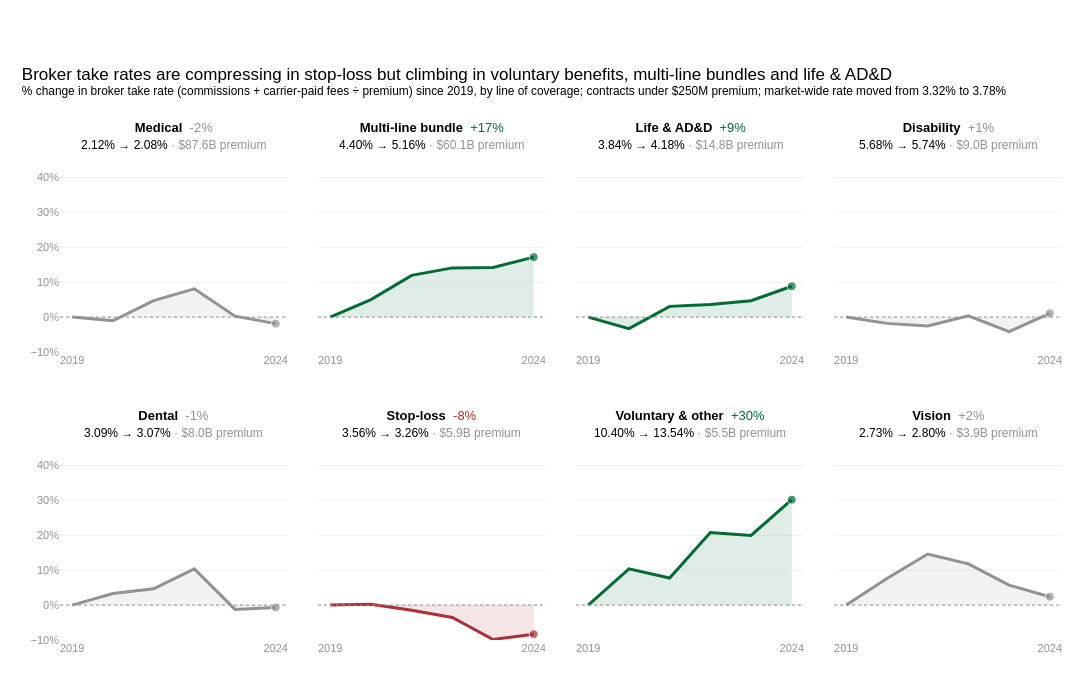

Notebook cell for this chart:
### Markdown cell above
## 7. What share of premium are brokers capturing, and is that take rate compressing by line of coverage?

### Code cell
TAKE_RATE = f"""
    WITH filings AS ({FILINGS}),
    flagged AS (
        SELECT
            f.FORM_YEAR,
            COALESCE(a.INS_BROKER_COMM_TOT_AMT, 0) AS commissions,
            COALESCE(a.INS_BROKER_FEES_TOT_AMT, 0) AS fees,
            GREATEST(COALESCE(a.WLFR_TOT_CHARGES_PAID_AMT, 0), COALESCE(a.WLFR_TOT_EARNED_PREM_AMT, 0)) AS premium,
            TRY_CAST(a.INS_PRSN_COVERED_EOY_CNT AS DOUBLE) AS lives,
            COALESCE(a.WLFR_BNFT_HEALTH_IND = '1' OR a.WLFR_BNFT_HMO_IND = '1'
                OR a.WLFR_BNFT_PPO_IND = '1' OR a.WLFR_BNFT_DRUG_IND = '1', FALSE) AS med,
            COALESCE(a.WLFR_BNFT_STOP_LOSS_IND = '1', FALSE) AS sl,
            COALESCE(a.WLFR_BNFT_DENTAL_IND = '1', FALSE) AS den,
            COALESCE(a.WLFR_BNFT_VISION_IND = '1', FALSE) AS vis,
            COALESCE(a.WLFR_BNFT_LIFE_INSUR_IND = '1', FALSE) AS life,
            COALESCE(a.WLFR_BNFT_TEMP_DISAB_IND = '1'
                OR a.WLFR_BNFT_LONG_TERM_DISAB_IND = '1', FALSE) AS dis,
            COALESCE(a.WLFR_BNFT_OTHER_IND = '1' OR a.WLFR_BNFT_INDEMNITY_IND = '1'
                OR a.WLFR_BNFT_UNEMP_IND = '1', FALSE) AS oth
        FROM gold.SCH_A a
        JOIN filings f USING (ACK_ID)
    )
    SELECT
        FORM_YEAR,
        CASE
            WHEN sl THEN 'Stop-loss'
            WHEN med AND NOT (den OR vis OR life OR dis) THEN 'Medical'
            WHEN den AND NOT (med OR vis OR life OR dis) THEN 'Dental'
            WHEN vis AND NOT (med OR den OR life OR dis) THEN 'Vision'
            WHEN life AND NOT (med OR den OR vis OR dis) THEN 'Life & AD&D'
            WHEN dis AND NOT (med OR den OR vis OR life) THEN 'Disability'
            WHEN med OR den OR vis OR life OR dis THEN 'Multi-line bundle'
            WHEN oth THEN 'Voluntary & other'
        END AS line,
        SUM(premium) AS premium,
        SUM(commissions + fees) AS compensation
    FROM flagged
    -- Same screen as the other charts, plus implausible premium/life and pay above 100% of premium
    WHERE commissions >= 0
      AND fees >= 0
      AND lives BETWEEN 1 AND 1000000
      AND (commissions + fees) / lives <= 2500
      AND premium > 0
      AND premium / lives <= 50000
      AND (commissions + fees) / premium <= 1
      AND premium <= 250000000
    GROUP BY 1, 2
    HAVING line IS NOT NULL
"""

with duckdb.connect(DB_PATH, read_only=True) as con:
    take_rate = con.sql(TAKE_RATE).df()

take_rate["rate"] = take_rate["compensation"] / take_rate["premium"] * 100
rates = take_rate.pivot(index="line", columns="FORM_YEAR", values="rate")[YEARS]
premium_last = take_rate[take_rate["FORM_YEAR"] == LAST].set_index("line")["premium"]
rates = rates.loc[premium_last.sort_values(ascending=False).index]
rate_change = rates.div(rates[FIRST], axis=0).sub(1).mul(100)

overall = take_rate.groupby("FORM_YEAR")[["compensation", "premium"]].sum()
overall_rate = overall["compensation"] / overall["premium"] * 100

title_names = {
    "Multi-line bundle": "multi-line bundles",
    "Voluntary & other": "voluntary benefits",
    "Life & AD&D": "life & AD&D",
}
rising = rate_change[LAST][rate_change[LAST] >= 3].sort_values(ascending=False).index
falling = rate_change[LAST][rate_change[LAST] <= -3].sort_values().index


def join_names(lines):
    names = [title_names.get(ln, ln.lower()) for ln in lines]
    return names[0] if len(names) == 1 else ", ".join(names[:-1]) + " and " + names[-1]


def trend_color(pct):
    return PALETTE[2] if pct >= 3 else RED if pct <= -3 else GREY


def panel_title(line):
    pct = rate_change.loc[line, LAST]
    return (
        f"<b>{line}</b>  <span style='color:{trend_color(pct)}'>{pct:+.0f}%</span>"
        f"<br><span style='font-size:12px'>{rates.loc[line, FIRST]:.2f}% → {rates.loc[line, LAST]:.2f}% "
        f"<span style='color:{GREY}'>· {money(premium_last[line])} premium</span></span>"
    )


n_cols = 4
fig = make_subplots(
    rows=int(np.ceil(len(rates) / n_cols)),
    cols=n_cols,
    subplot_titles=[panel_title(line) for line in rates.index],
    shared_yaxes=True,
    horizontal_spacing=0.03,
    vertical_spacing=0.2,
)
base_theme(
    fig,
    f"Broker take rates are compressing in {join_names(falling)} but climbing in {join_names(rising[:3])}",
    f"% change in broker take rate (commissions + carrier-paid fees ÷ premium) since {FIRST}, by line of coverage; "
    f"contracts under {USD}250M premium; market-wide rate moved from {overall_rate[FIRST]:.2f}% to {overall_rate[LAST]:.2f}%",
    height=680,
)

y_min = np.floor(min(rate_change.values.min(), -5) / 10) * 10
y_max = np.ceil(rate_change.values.max() / 10) * 10 + 5

for i, line in enumerate(rates.index):
    row, col = i // n_cols + 1, i % n_cols + 1
    pct = rate_change.loc[line, LAST]
    color = trend_color(pct)
    fill = {
        PALETTE[2]: "rgba(4, 106, 56, 0.12)",
        RED: "rgba(170, 48, 54, 0.12)",
    }.get(color, "rgba(146, 146, 146, 0.12)")

    fig.add_trace(
        go.Scatter(
            x=YEARS,
            y=rate_change.loc[line],
            mode="lines+markers",
            line=dict(color=color, width=3),
            fill="tozeroy",
            fillcolor=fill,
            marker=dict(size=[0] * (len(YEARS) - 1) + [9], color=color),
            customdata=rates.loc[line],
            showlegend=False,
            hovertemplate=f"{line}<br>%{{x}}: %{{customdata:.2f}}% take rate (%{{y:+.1f}}% vs {FIRST})<extra></extra>",
        ),
        row=row,
        col=col,
    )
    fig.add_hline(y=0, line=dict(color=GREY, width=1, dash="dot"), row=row, col=col)
    fig.update_xaxes(
        tickvals=[FIRST, LAST],
        showgrid=False,
        tickfont=dict(size=11, color=GREY),
        range=[FIRST - 0.3, LAST + 0.3],
        row=row,
        col=col,
    )

fig.update_yaxes(
    range=[y_min, y_max],
    ticksuffix="%",
    tickformat="+.0f",
    dtick=10,
    gridcolor="#F0F0F0",
    zeroline=False,
    tickfont=dict(size=11, color=GREY),
)
fig.update_annotations(font=dict(size=13, color=BLACK), yshift=6)
fig.update_layout(width=FIG_WIDTH, margin=dict(l=60, r=30, t=160, b=40))
save_figure(fig, "07-broker-take-rate-by-line", ANALYSIS_PATH)
fig.show()

### Figure 1 — Plotly figure (JSON) as saved in the notebook; plotly's stock layout.template omitted (floating-point values rounded to 4 significant figures)
{"data": [{"customdata": [2.121, 2.098, 2.221, 2.293, 2.127, 2.081], "fill": "tozeroy", "fillcolor": "rgba(146, 146, 146, 0.12)", "hovertemplate": "Medical<br>%{x}: %{customdata:.2f}% take rate (%{y:+.1f}% vs 2019)<extra></extra>", "line": {"color": "#929292", "width": 3}, "marker": {"color": "#929292", "size": [0, 0, 0, 0, 0, 9]}, "mode": "lines+markers", "showlegend": false, "type": "scatter", "x": [2019, 2020, 2021, 2022, 2023, 2024], "xaxis": "x", "y": [0.0, -1.055, 4.703, 8.093, 0.2729, -1.875], "yaxis": "y"}, {"customdata": [4.404, 4.624, 4.93, 5.024, 5.031, 5.16], "fill": "tozeroy", "fillcolor": "rgba(4, 106, 56, 0.12)", "hovertemplate": "Multi-line bundle<br>%{x}: %{customdata:.2f}% take rate (%{y:+.1f}% vs 2019)<extra></extra>", "line": {"color": "#046A38", "width": 3}, "marker": {"color": "#046A38", "size": [0, 0, 0, 0, 0, 9]}, "mode": "lines+markers", "showlegend": false, "type": "scatter", "x": [2019, 2020, 2021, 2022, 2023, 2024], "xaxis": "x2", "y": [0.0, 4.996, 11.96, 14.09, 14.23, 17.17], "yaxis": "y2"}, {"customdata": [3.84, 3.713, 3.958, 3.978, 4.02, 4.179], "fill": "tozeroy", "fillcolor": "rgba(4, 106, 56, 0.12)", "hovertemplate": "Life & AD&D<br>%{x}: %{customdata:.2f}% take rate (%{y:+.1f}% vs 2019)<extra></extra>", "line": {"color": "#046A38", "width": 3}, "marker": {"color": "#046A38", "size": [0, 0, 0, 0, 0, 9]}, "mode": "lines+markers", "showlegend": false, "type": "scatter", "x": [2019, 2020, 2021, 2022, 2023, 2024], "xaxis": "x3", "y": [0.0, -3.305, 3.073, 3.587, 4.683, 8.837], "yaxis": "y3"}, {"customdata": [5.68, 5.577, 5.536, 5.7, 5.442, 5.741], "fill": "tozeroy", "fillcolor": "rgba(146, 146, 146, 0.12)", "hovertemplate": "Disability<br>%{x}: %{customdata:.2f}% take rate (%{y:+.1f}% vs 2019)<extra></extra>", "line": {"color": "#929292", "width": 3}, "marker": {"color": "#929292", "size": [0, 0, 0, 0, 0, 9]}, "mode": "lines+markers", "showlegend": false, "type": "scatter", "x": [2019, 2020, 2021, 2022, 2023, 2024], "xaxis": "x4", "y": [0.0, -1.801, -2.521, 0.3549, -4.191, 1.077], "yaxis": "y4"}, {"customdata": [3.087, 3.189, 3.231, 3.408, 3.049, 3.066], "fill": "tozeroy", "fillcolor": "rgba(146, 146, 146, 0.12)", "hovertemplate": "Dental<br>%{x}: %{customdata:.2f}% take rate (%{y:+.1f}% vs 2019)<extra></extra>", "line": {"color": "#929292", "width": 3}, "marker": {"color": "#929292", "size": [0, 0, 0, 0, 0, 9]}, "mode": "lines+markers", "showlegend": false, "type": "scatter", "x": [2019, 2020, 2021, 2022, 2023, 2024], "xaxis": "x5", "y": [0.0, 3.291, 4.658, 10.39, -1.229, -0.6811], "yaxis": "y5"}, {"customdata": [3.557, 3.565, 3.505, 3.432, 3.207, 3.261], "fill": "tozeroy", "fillcolor": "rgba(170, 48, 54, 0.12)", "hovertemplate": "Stop-loss<br>%{x}: %{customdata:.2f}% take rate (%{y:+.1f}% vs 2019)<extra></extra>", "line": {"color": "#AA3036", "width": 3}, "marker": {"color": "#AA3036", "size": [0, 0, 0, 0, 0, 9]}, "mode": "lines+markers", "showlegend": false, "type": "scatter", "x": [2019, 2020, 2021, 2022, 2023, 2024], "xaxis": "x6", "y": [0.0, 0.2132, -1.488, -3.534, -9.849, -8.339], "yaxis": "y6"}, {"customdata": [10.4, 11.48, 11.21, 12.56, 12.48, 13.54], "fill": "tozeroy", "fillcolor": "rgba(4, 106, 56, 0.12)", "hovertemplate": "Voluntary & other<br>%{x}: %{customdata:.2f}% take rate (%{y:+.1f}% vs 2019)<extra></extra>", "line": {"color": "#046A38", "width": 3}, "marker": {"color": "#046A38", "size": [0, 0, 0, 0, 0, 9]}, "mode": "lines+markers", "showlegend": false, "type": "scatter", "x": [2019, 2020, 2021, 2022, 2023, 2024], "xaxis": "x7", "y": [0.0, 10.38, 7.737, 20.78, 19.97, 30.19], "yaxis": "y7"}, {"customdata": [2.732, 2.941, 3.131, 3.054, 2.888, 2.797], "fill": "tozeroy", "fillcolor": "rgba(146, 146, 146, 0.12)", "hovertemplate": "Vision<br>%{x}: %{customdata:.2f}% take rate (%{y:+.1f}% vs 2019)<extra></extra>", "line": {"color": "#929292", "width": 3}, "marker": {"color": "#929292", "size": [0, 0, 0, 0, 0, 9]}, "mode": "lines+markers", "showlegend": false, "type": "scatter", "x": [2019, 2020, 2021, 2022, 2023, 2024], "xaxis": "x8", "y": [0.0, 7.644, 14.62, 11.8, 5.722, 2.4], "yaxis": "y8"}], "layout": {"annotations": [{"font": {"color": "#000000", "size": 13}, "showarrow": false, "text": "<b>Medical</b>  <span style='color:#929292'>-2%</span><br><span style='font-size:12px'>2.12% → 2.08% <span style='color:#929292'>· &#36;87.6B premium</span></span>", "x": 0.1138, "xanchor": "center", "xref": "paper", "y": 1, "yanchor": "bottom", "yref": "paper", "yshift": 6}, {"font": {"color": "#000000", "size": 13}, "showarrow": false, "text": "<b>Multi-line bundle</b>  <span style='color:#046A38'>+17%</span><br><span style='font-size:12px'>4.40% → 5.16% <span style='color:#929292'>· &#36;60.1B premium</span></span>", "x": 0.3713, "xanchor": "center", "xref": "paper", "y": 1, "yanchor": "bottom", "yref": "paper", "yshift": 6}, {"font": {"color": "#000000", "size": 13}, "showarrow": false, "text": "<b>Life & AD&D</b>  <span style='color:#046A38'>+9%</span><br><span style='font-size:12px'>3.84% → 4.18% <span style='color:#929292'>· &#36;14.8B premium</span></span>", "x": 0.6288, "xanchor": "center", "xref": "paper", "y": 1, "yanchor": "bottom", "yref": "paper", "yshift": 6}, {"font": {"color": "#000000", "size": 13}, "showarrow": false, "text": "<b>Disability</b>  <span style='color:#929292'>+1%</span><br><span style='font-size:12px'>5.68% → 5.74% <span style='color:#929292'>· &#36;9.0B premium</span></span>", "x": 0.8862, "xanchor": "center", "xref": "paper", "y": 1, "yanchor": "bottom", "yref": "paper", "yshift": 6}, {"font": {"color": "#000000", "size": 13}, "showarrow": false, "text": "<b>Dental</b>  <span style='color:#929292'>-1%</span><br><span style='font-size:12px'>3.09% → 3.07% <span style='color:#929292'>· &#36;8.0B premium</span></span>", "x": 0.1138, "xanchor": "center", "xref": "paper", "y": 0.4, "yanchor": "bottom", "yref": "paper", "yshift": 6}, {"font": {"color": "#000000", "size": 13}, "showarrow": false, "text": "<b>Stop-loss</b>  <span style='color:#AA3036'>-8%</span><br><span style='font-size:12px'>3.56% → 3.26% <span style='color:#929292'>· &#36;5.9B premium</span></span>", "x": 0.3713, "xanchor": "center", "xref": "paper", "y": 0.4, "yanchor": "bottom", "yref": "paper", "yshift": 6}, {"font": {"color": "#000000", "size": 13}, "showarrow": false, "text": "<b>Voluntary & other</b>  <span style='color:#046A38'>+30%</span><br><span style='font-size:12px'>10.40% → 13.54% <span style='color:#929292'>· &#36;5.5B premium</span></span>", "x": 0.6288, "xanchor": "center", "xref": "paper", "y": 0.4, "yanchor": "bottom", "yref": "paper", "yshift": 6}, {"font": {"color": "#000000", "size": 13}, "showarrow": false, "text": "<b>Vision</b>  <span style='color:#929292'>+2%</span><br><span style='font-size:12px'>2.73% → 2.80% <span style='color:#929292'>· &#36;3.9B premium</span></span>", "x": 0.8862, "xanchor": "center", "xref": "paper", "y": 0.4, "yanchor": "bottom", "yref": "paper", "yshift": 6}], "colorway": ["#86BC25", "#43B02A", "#046A38"], "font": {"color": "#000000", "family": "Arial, sans-serif"}, "height": 680, "hoverlabel": {"bgcolor": "white", "font": {"color": "#000000"}}, "legend": {"font": {"color": "#000000"}, "orientation": "h", "x": 1, "xanchor": "right", "y": 1.01, "yanchor": "bottom"}, "margin": {"b": 40, "l": 60, "r": 30, "t": 160}, "paper_bgcolor": "white", "plot_bgcolor": "white", "shapes": [{"line": {"color": "#929292", "dash": "dot", "width": 1}, "type": "line", "x0": 0, "x1": 1, "xref": "x domain", "y0": 0, "y1": 0, "yref": "y"}, {"line": {"color": "#929292", "dash": "dot", "width": 1}, "type": "line", "x0": 0, "x1": 1, "xref": "x2 domain", "y0": 0, "y1": 0, "yref": "y2"}, {"line": {"color": "#929292", "dash": "dot", "width": 1}, "type": "line", "x0": 0, "x1": 1, "xref": "x3 domain", "y0": 0, "y1": 0, "yref": "y3"}, {"line": {"color": "#929292", "dash": "dot", "width": 1}, "type": "line", "x0": 0, "x1": 1, "xref": "x4 domain", "y0": 0, "y1": 0, "yref": "y4"}, {"line": {"color": "#929292", "dash": "dot", "width": 1}, "type": "line", "x0": 0, "x1": 1, "xref": "x5 domain", "y0": 0, "y1": 0, "yref": "y5"}, {"line": {"color": "#929292", "dash": "dot", "width": 1}, "type": "line", "x0": 0, "x1": 1, "xref": "x6 domain", "y0": 0, "y1": 0, "yref": "y6"}, {"line": {"color": "#929292", "dash": "dot", "width": 1}, "type": "line", "x0": 0, "x1": 1, "xref": "x7 domain", "y0": 0, "y1": 0, "yref": "y7"}, {"line": {"color": "#929292", "dash": "dot", "width": 1}, "type": "line", "x0": 0, "x1": 1, "xref": "x8 domain", "y0": 0, "y1": 0, "yref": "y8"}], "title": {"font": {"color": "#000000", "family": "Arial, sans-serif"}, "text": "Broker take rates are compressing in stop-loss but climbing in voluntary benefits, multi-line bundles and life & AD&D<br><sup>% change in broker take rate (commissions + carrier-paid fees ÷ premium) since 2019, by line of coverage; contracts under &#36;250M premium; market-wide rate moved from 3.32% to 3.78%</sup>", "x": 0.02, "xanchor": "left"}, "width": 1100, "xaxis": {"anchor": "y", "domain": [0, 0.2275], "range": [2019.0, 2024.0], "showgrid": false, "tickfont": {"color": "#929292", "size": 11}, "tickvals": [2019, 2024], "title": {"font": {"color": "#000000"}}}, "xaxis2": {"anchor": "y2", "domain": [0.2575, 0.485], "range": [2019.0, 2024.0], "showgrid": false, "tickfont": {"color": "#929292", "size": 11}, "tickvals": [2019, 2024]}, "xaxis3": {"anchor": "y3", "domain": [0.515, 0.7425], "range": [2019.0, 2024.0], "showgrid": false, "tickfont": {"color": "#929292", "size": 11}, "tickvals": [2019, 2024]}, "xaxis4": {"anchor": "y4", "domain": [0.7725, 1], "range": [2019.0, 2024.0], "showgrid": false, "tickfont": {"color": "#929292", "size": 11}, "tickvals": [2019, 2024]}, "xaxis5": {"anchor": "y5", "domain": [0, 0.2275], "range": [2019.0, 2024.0], "showgrid": false, "tickfont": {"color": "#929292", "size": 11}, "tickvals": [2019, 2024]}, "xaxis6": {"anchor": "y6", "domain": [0.2575, 0.485], "range": [2019.0, 2024.0], "showgrid": false, "tickfont": {"color": "#929292", "size": 11}, "tickvals": [2019, 2024]}, "xaxis7": {"anchor": "y7", "domain": [0.515, 0.7425], "range": [2019.0, 2024.0], "showgrid": false, "tickfont": {"color": "#929292", "size": 11}, "tickvals": [2019, 2024]}, "xaxis8": {"anchor": "y8", "domain": [0.7725, 1], "range": [2019.0, 2024.0], "showgrid": false, "tickfont": {"color": "#929292", "size": 11}, "tickvals": [2019, 2024]}, "yaxis": {"anchor": "x", "domain": [0.6, 1], "dtick": 10, "gridcolor": "#F0F0F0", "range": [-10, 45], "tickfont": {"color": "#929292", "size": 11}, "tickformat": "+.0f", "ticksuffix": "%", "title": {"font": {"color": "#000000"}}, "zeroline": false}, "yaxis2": {"anchor": "x2", "domain": [0.6, 1], "dtick": 10, "gridcolor": "#F0F0F0", "matches": "y", "range": [-10, 45], "showticklabels": false, "tickfont": {"color": "#929292", "size": 11}, "tickformat": "+.0f", "ticksuffix": "%", "zeroline": false}, "yaxis3": {"anchor": "x3", "domain": [0.6, 1], "dtick": 10, "gridcolor": "#F0F0F0", "matches": "y", "range": [-10, 45], "showticklabels": false, "tickfont": {"color": "#929292", "size": 11}, "tickformat": "+.0f", "ticksuffix": "%", "zeroline": false}, "yaxis4": {"anchor": "x4", "domain": [0.6, 1], "dtick": 10, "gridcolor": "#F0F0F0", "matches": "y", "range": [-10, 45], "showticklabels": false, "tickfont": {"color": "#929292", "size": 11}, "tickformat": "+.0f", "ticksuffix": "%", "zeroline": false}, "yaxis5": {"anchor": "x5", "domain": [0, 0.4], "dtick": 10, "gridcolor": "#F0F0F0", "range": [-10, 45], "tickfont": {"color": "#929292", "size": 11}, "tickformat": "+.0f", "ticksuffix": "%", "zeroline": false}, "yaxis6": {"anchor": "x6", "domain": [0, 0.4], "dtick": 10, "gridcolor": "#F0F0F0", "matches": "y5", "range": [-10, 45], "showticklabels": false, "tickfont": {"color": "#929292", "size": 11}, "tickformat": "+.0f", "ticksuffix": "%", "zeroline": false}, "yaxis7": {"anchor": "x7", "domain": [0, 0.4], "dtick": 10, "gridcolor": "#F0F0F0", "matches": "y5", "range": [-10, 45], "showticklabels": false, "tickfont": {"color": "#929292", "size": 11}, "tickformat": "+.0f", "ticksuffix": "%", "zeroline": false}, "yaxis8": {"anchor": "x8", "domain": [0, 0.4], "dtick": 10, "gridcolor": "#F0F0F0", "matches": "y5", "range": [-10, 45], "showticklabels": false, "tickfont": {"color": "#929292", "size": 11}, "tickformat": "+.0f", "ticksuffix": "%", "zeroline": false}}}
